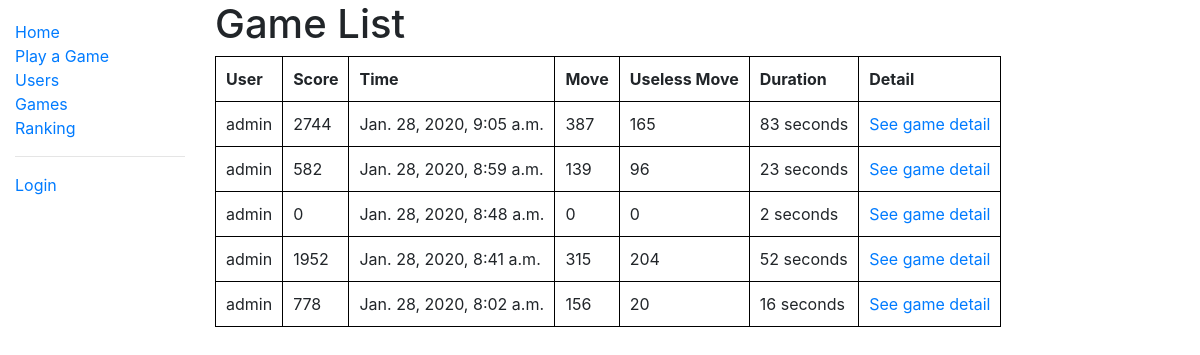
The page /two_zero_four_eight/games/ on the database as committed earlier.
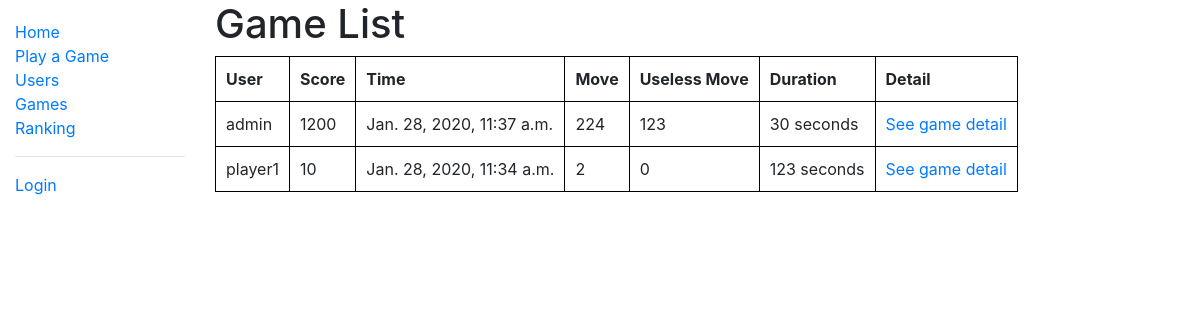
The same page on the database as committed later.
### two_zero_four_eight/models.py (models this page shows, shortened)
class Game(models.Model):
    player = models.ForeignKey(User, on_delete=models.CASCADE, null=False, blank=False)
    score = models.PositiveIntegerField(verbose_name='Score')
    started_at = models.DateTimeField(default=timezone.now, db_index=True)
    duration_second = models.PositiveIntegerField(verbose_name='Duration in Second')
    time_2048_second = models.PositiveIntegerField(verbose_name='Time taken to achieve 2048', null=True, blank=True)
    move = models.PositiveIntegerField(verbose_name='Number of Moves', default=0)
    useless_move = models.IntegerField(verbose_name='Number of useless moves', default=0)
    game_reconstruction = models.TextField(verbose_name='Game Reconstruction', null=True, default=None)
    class Meta:
        ordering = ['-started_at']
    def get_absolute_url(self):
        return reverse('game-detail', args=[str(self.id)])

class User(AbstractUser):
    game_played = models.IntegerField(verbose_name='Number of Games Played', default=0)
    best_game = models.OneToOneField('Game', on_delete=models.CASCADE, null=True, blank=True)
    highest_score = models.PositiveIntegerField(verbose_name='Highest Score', null=True, blank=True)
    experience = models.IntegerField(verbose_name='Experience', default=0)
    money_deposited = models.IntegerField(verbose_name='Money Deposited', default=0)
    num_follower = models.IntegerField(verbose_name='Followers', default=0)
    num_following = models.IntegerField(verbose_name='Followings', default=0)
    class Meta:
        ordering = ['date_joined']

### two_zero_four_eight/views.py (the view)
# urls.py: path('games/', views.GameListView.as_view(), name='games'),
class GameListView(generic.ListView):
    model = Game
    paginate_by = 5

### two_zero_four_eight/templates/two_zero_four_eight/game_list.html
{% extends "base_generic.html" %}
{% block content %}
  <h1>Game List</h1>
  {% if game_list %}
    <table>
      <tr>
        <th>User</th>
        <th>Score</th>
        <th>Time</th>
        <th>Move</th>
        <th>Useless Move</th>
        <th>Duration</th>
        <th>Detail</th>
      </tr>
      {% for game in game_list %}
        <tr>
          <td>{{ game.player }}</td>
          <td>{{ game.score }}</td>
          <td>{{ game.started_at }}</td>
          <td>{{ game.move }}</td>
          <td>{{ game.useless_move }}</td>
          <td>{{ game.duration_second }} seconds</td>
          <td><a href="{{ game.get_absolute_url }}">See game detail</a></td>
        </tr>
      {% endfor %}
    </table>
  {% else %}
    <p>There are no games in the library.</p>
  {% endif %}
{% endblock %}

Rows that differ between the two databases and show on the page:
removed Game: player "admin", score "2744", started_at "Jan. 28, 2020, 9:05 a.m.", move "387", useless_move "165", duration_second "83"
removed Game: player "admin", score "582", started_at "Jan. 28, 2020, 8:59 a.m.", move "139", useless_move "96", duration_second "23"
removed Game: player "admin", score "0", started_at "Jan. 28, 2020, 8:48 a.m.", move "0", useless_move "0", duration_second "2"
removed Game: player "admin", score "1952", started_at "Jan. 28, 2020, 8:41 a.m.", move "315", useless_move "204", duration_second "52"
removed Game: player "admin", score "778", started_at "Jan. 28, 2020, 8:02 a.m.", move "156", useless_move "20", duration_second "16"
now on this page (row edited): Game: player "admin", score "1200", started_at "Jan. 28, 2020, 11:37 a.m.", move "224", useless_move "123", duration_second "30"
now on this page (row edited): Game: player "player1", score "10", started_at "Jan. 28, 2020, 11:34 a.m.", move "2", useless_move "0", duration_second "123"
